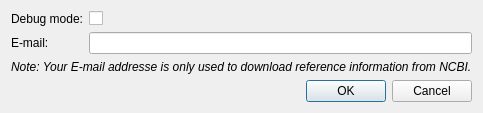
<?xml version="1.0" encoding="UTF-8"?>
<ui version="4.0">
 <class>EditSettingsDialog</class>
 <widget class="QDialog" name="EditSettingsDialog">
  <property name="geometry">
   <rect>
    <x>0</x>
    <y>0</y>
    <width>432</width>
    <height>107</height>
   </rect>
  </property>
  <property name="windowTitle">
   <string>Edit settings</string>
  </property>
  <layout class="QVBoxLayout" name="verticalLayout">
   <item>
    <layout class="QFormLayout" name="formLayout">
     <item row="1" column="0">
      <widget class="QLabel" name="eMailLabel">
       <property name="text">
        <string>E-mail:</string>
       </property>
      </widget>
     </item>
     <item row="1" column="1">
      <widget class="QLineEdit" name="eMailLineEdit"/>
     </item>
     <item row="0" column="0">
      <widget class="QLabel" name="debugModeLabel">
       <property name="text">
        <string>Debug mode:</string>
       </property>
      </widget>
     </item>
     <item row="0" column="1">
      <widget class="QCheckBox" name="debugModeCheckBox"/>
     </item>
    </layout>
   </item>
   <item>
    <widget class="QLabel" name="label">
     <property name="text">
      <string>&lt;html&gt;&lt;head/&gt;&lt;body&gt;&lt;p&gt;&lt;span style=&quot; font-style:italic;&quot;&gt;Note: Your E-mail addresse is only used to download reference information from NCBI.&lt;/span&gt;&lt;/p&gt;&lt;/body&gt;&lt;/html&gt;</string>
     </property>
     <property name="textFormat">
      <enum>Qt::RichText</enum>
     </property>
     <property name="textInteractionFlags">
      <set>Qt::NoTextInteraction</set>
     </property>
    </widget>
   </item>
   <item>
    <widget class="QDialogButtonBox" name="buttonBox">
     <property name="orientation">
      <enum>Qt::Horizontal</enum>
     </property>
     <property name="standardButtons">
      <set>QDialogButtonBox::Cancel|QDialogButtonBox::Ok</set>
     </property>
    </widget>
   </item>
  </layout>
 </widget>
 <resources/>
 <connections>
  <connection>
   <sender>buttonBox</sender>
   <signal>accepted()</signal>
   <receiver>EditSettingsDialog</receiver>
   <slot>accept()</slot>
   <hints>
    <hint type="sourcelabel">
     <x>200</x>
     <y>56</y>
    </hint>
    <hint type="destinationlabel">
     <x>157</x>
     <y>73</y>
    </hint>
   </hints>
  </connection>
  <connection>
   <sender>buttonBox</sender>
   <signal>rejected()</signal>
   <receiver>EditSettingsDialog</receiver>
   <slot>reject()</slot>
   <hints>
    <hint type="sourcelabel">
     <x>200</x>
     <y>62</y>
    </hint>
    <hint type="destinationlabel">
     <x>209</x>
     <y>73</y>
    </hint>
   </hints>
  </connection>
  <connection>
   <sender>eMailLineEdit</sender>
   <signal>textEdited(QString)</signal>
   <receiver>EditSettingsDialog</receiver>
   <slot>toggle_ok_button()</slot>
   <hints>
    <hint type="sourcelabel">
     <x>152</x>
     <y>18</y>
    </hint>
    <hint type="destinationlabel">
     <x>15</x>
     <y>-1</y>
    </hint>
   </hints>
  </connection>
  <connection>
   <sender>EditSettingsDialog</sender>
   <signal>accepted()</signal>
   <receiver>EditSettingsDialog</receiver>
   <slot>save_settings()</slot>
   <hints>
    <hint type="sourcelabel">
     <x>104</x>
     <y>36</y>
    </hint>
    <hint type="destinationlabel">
     <x>104</x>
     <y>36</y>
    </hint>
   </hints>
  </connection>
 </connections>
 <slots>
  <slot>toggle_ok_button()</slot>
  <slot>save_settings()</slot>
 </slots>
</ui>
